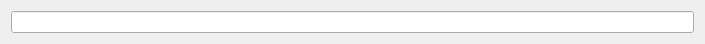
<?xml version="1.0" encoding="UTF-8"?>
<ui version="4.0">
 <class>DeleteByEid</class>
 <widget class="QDialog" name="DeleteByEid">
  <property name="geometry">
   <rect>
    <x>0</x>
    <y>0</y>
    <width>705</width>
    <height>43</height>
   </rect>
  </property>
  <property name="windowTitle">
   <string>Dialog</string>
  </property>
  <layout class="QFormLayout" name="formLayout">
   <item row="0" column="0" colspan="2">
    <widget class="QLineEdit" name="deletebyuid"/>
   </item>
  </layout>
 </widget>
 <resources/>
 <connections/>
</ui>
